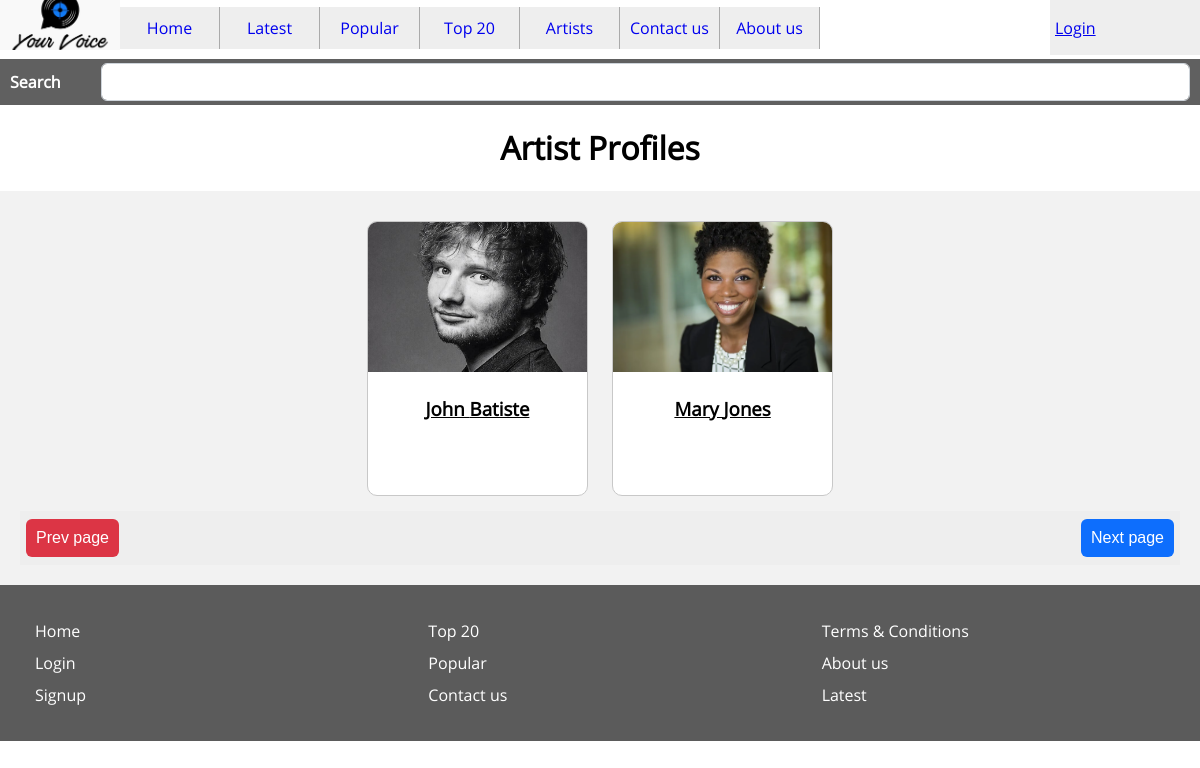
Screenshot of /artists.php with the database file from the repository.
### tables this page shows
CREATE TABLE `users` (
  `id` int(11) NOT NULL,
  `username` varchar(30) NOT NULL,
  `first_name` varchar(30) NOT NULL,
  `last_name` varchar(30) NOT NULL,
  `email` varchar(100) NOT NULL,
  `password` varchar(255) NOT NULL,
  `role` varchar(6) NOT NULL,
  `date` datetime NOT NULL,
  `image` varchar(1024) DEFAULT NULL
);

### functions.php (called while the page is built, shortened)
<?php
$page_number = $_GET['page'] ?? 1;
$page_number = (int)$page_number;
function get_image($path)
{
	if(file_exists($path ?? ''))
		return $path;
	return 'assets/images/no_image.jpg?1';
}
function query($query)
{
	global $con;
	$result = mysqli_query($con, $query);
	if(!is_bool($result))
	{
		if(mysqli_num_rows($result) > 0)
		{
			$rows = [];
			while($row = mysqli_fetch_assoc($result))
			{
				$rows[] = $row;
			}
			return $rows;
		}
	}
	return false;
}

### artists.php (the view, shortened to what this page needs)
<?php
	require 'init.php';
	$limit = 30;
	$offset = ($page_number - 1) * $limit;
	$query = "select * from users where role = 'user' order by id desc limit $limit offset $offset";
 	$users = query($query);
?>
	<?php require 'header.php';?>
	<h1 class="class_14"  >
		Artist Profiles
	</h1>
	<div class="class_15" >
		<?php if(!empty($users)):?>
			<?php foreach($users as $user):?>
				<a href="profile.php?id=<?=$user['id']?>" class="class_16" >
					<img src="<?=get_image($user['image'])?>"  backup="" class="class_17 item_class_3">
					<h3 class="class_18"  >
						<?=$user['first_name']?>
						<?=$user['last_name']?>
					</h3>
				</a>
		 	<?php endforeach;?>
		<?php else:?>
			<div style="text-align: center;padding: 10px;">No artists found</div>
		<?php endif;?>
		<div class="class_31" style="" >
			<a href="artists.php?page=<?=($page_number-1)?>">
				<button class="class_32" style="float:left" >
					Prev page
				</button>
			</a>
			<a href="artists.php?page=<?=($page_number+1)?>">
				<button type="button" class="class_33"  >
					Next page
				</button>
			</a>
		</div>
	</div>
<?php require 'footer.php';?>

### assets/css/styles.css (style rules this page uses)
body { font-family: opensans; font-size: 16px; margin:0px; padding:0px; word-break: break-word; word-wrap: break-word; }
.class_14 { padding-left: 10px; padding-right: 10px; text-align: center; color: rgb(0, 0, 0); }
.class_15 { padding: 20px; background-color: rgb(242, 242, 242); color: rgb(255, 255, 255); text-align: center; }
.class_16 { width: 221px; height: 275px; background-color: rgb(255, 255, 255); color: rgb(0, 0, 0); border-radius: 10px; border: 1px solid rgb(200, 200, 200); cursor: pointer; overflow: hidden; margin: 10px; display: inline-block; }
.class_17 { width: 100%; height: 150px; object-fit: cover; transition: all 0.3s ease 0s; }
.class_18 { padding-left: 10px; padding-right: 10px; }
.class_31 { padding: 4px; background-color: #eee; }
.class_32 { cursor: pointer; font-size:16px; padding: 10px; border:none; color:#FFFFFF; background-color:#dc3545; border-radius:6px; margin: .25rem .125rem; }
.class_33 { cursor: pointer; font-size:16px; padding: 10px; border:none; color:#FFFFFF; background-color:#0d6efd; border-radius:6px; margin: .25rem .125rem; float:right }

### rows the page displays
users: image (picture), first_name "John", last_name "Batiste"
users: image (picture), first_name "Mary", last_name "Jones"
